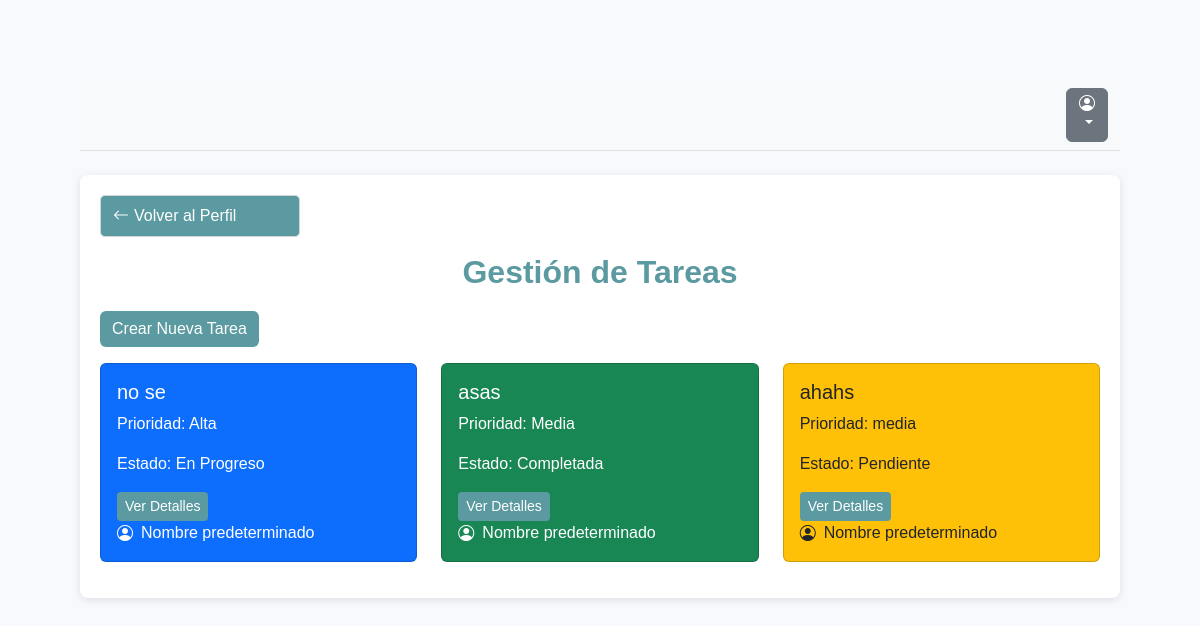
Page /tareas/ on the earlier database version.
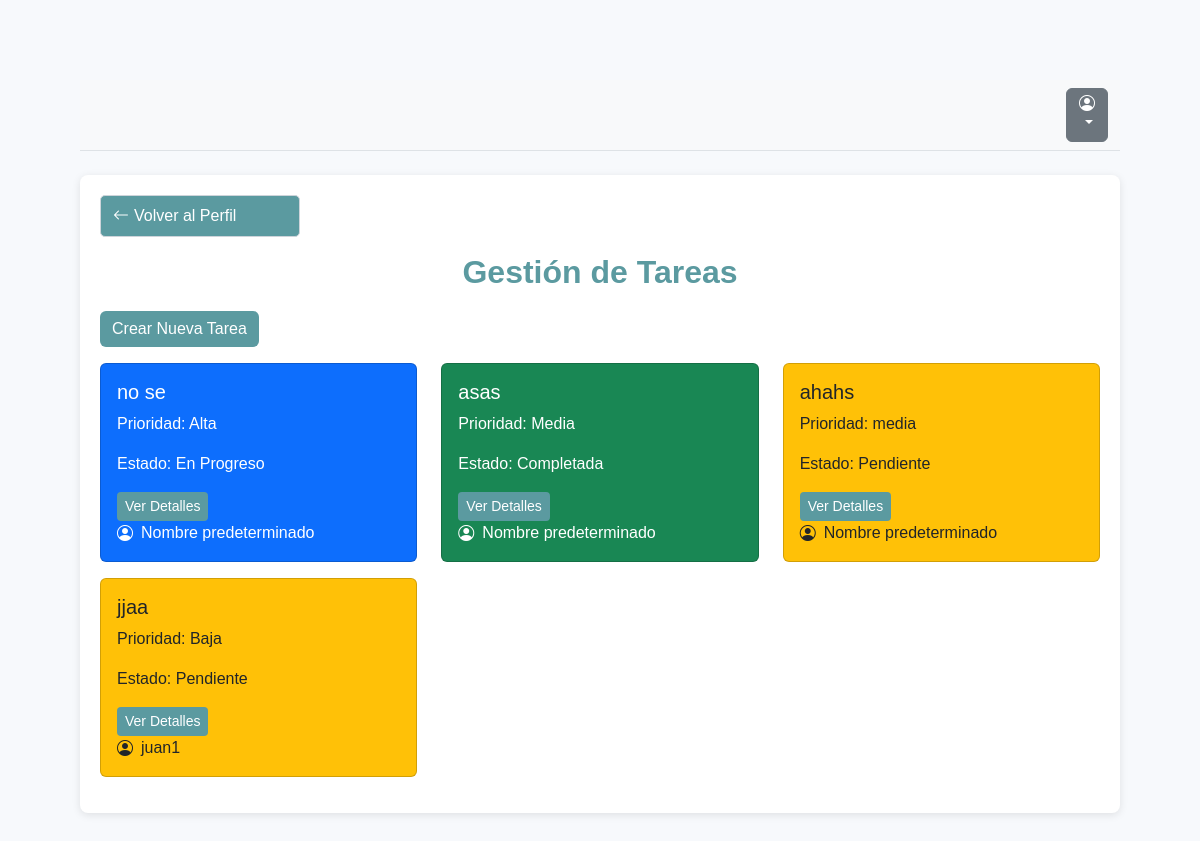
Same page on the later database version.
### project/models.py (models this page shows, shortened)
class Tarea(models.Model):
    id = models.AutoField(primary_key=True)
    titulo = models.CharField(max_length=100)
    descripcion = models.TextField()
    fecha_limite = models.DateField()
    prioridad = models.CharField(max_length=50)
    estado = models.CharField(max_length=50)
    observaciones = models.TextField(blank=True)
    equipo = models.ForeignKey(Equipo, on_delete=models.CASCADE)
    asignado_a = models.ForeignKey(Desarrollador, on_delete=models.CASCADE)

class Desarrollador(models.Model):
    id = models.AutoField(primary_key=True)
    usuario = models.OneToOneField(Usuario, on_delete=models.CASCADE)

class Usuario(models.Model):
    ADMINISTRADOR = 'Administrador'
    LIDER_PROYECTO = 'Líder de Proyecto'
    DESARROLLADOR = 'Desarrollador'
    ROLES = [
        (ADMINISTRADOR, 'Administrador'),
        (LIDER_PROYECTO, 'Líder de Proyecto'),
        (DESARROLLADOR, 'Desarrollador'),
    ]
    id = models.AutoField(primary_key=True)
    nombre = models.CharField(max_length=100, default="Nombre predeterminado")
    correo_electronico = models.EmailField(unique=True)
    contrasena = models.CharField(max_length=255)
    rol = models.CharField(max_length=50, choices=ROLES, default=DESARROLLADOR)

### project/views.py (the view, shortened to what this page needs)
# urls.py: path('tareas/', views.gestion_tareas, name='gestion_tareas'),
def gestion_tareas(request):
    tareas = Tarea.objects.all()
    desarrolladores = Desarrollador.objects.all()
    equipos = Equipo.objects.all()
    return render(request, 'gestion_tareas.html', {
        'tareas': tareas,
        'desarrolladores': desarrolladores,
        'equipos': equipos  # Pasar los equipos al contexto
    })

### project/templates/gestion_tareas.html (shortened to what this page needs)
{% load static %}
<!DOCTYPE html>
<html lang="es">
<head>
    <link href="https://cdn.jsdelivr.net/npm/bootstrap@5.3.3/dist/css/bootstrap.min.css" rel="stylesheet">
    <link href="https://cdn.jsdelivr.net/npm/bootstrap-icons/font/bootstrap-icons.css" rel="stylesheet">
    <link href="{% static 'css/gestion_tareas.css' %}" rel="stylesheet">
</head>
<body>
    <nav class="navbar navbar-expand-lg navbar-light bg-light border-bottom">
        <div class="container-fluid">
            <div class="dropdown ms-auto">
                <button class="btn btn-secondary dropdown-toggle" type="button" id="perfilMenu" data-bs-toggle="dropdown" aria-expanded="false">
                    <i class="bi bi-person-circle"></i>
                </button>
            </div>
        </div>
    </nav>
    <div class="container mt-4">
        <a href=""
                class="flecha-regresar mb-3">
                <i class="bi bi-arrow-left"></i> Volver al Perfil
        </a>
        <h2 class="text-center">Gestión de Tareas</h2>
        <button class="btn btn-primary mb-3" data-bs-toggle="modal" data-bs-target="#crearTareaModal">
            Crear Nueva Tarea
        </button>
        <div class="row">
            {% for tarea in tareas %}
                <div class="col-md-4 mb-3">
                    <div class="card {% if tarea.estado == 'Pendiente' %}bg-warning{% elif tarea.estado == 'En Progreso' %}bg-primary text-white{% elif tarea.estado == 'Completada' %}bg-success text-white{% endif %}">
                        <div class="card-body">
                            <h5 class="card-title">{{ tarea.titulo }}</h5>
                            <p class="card-text">Prioridad: {{ tarea.prioridad }}</p>
                            <p class="card-text">Estado: {{ tarea.estado }}</p>
                            <button class="btn btn-info btn-sm" data-bs-toggle="modal" data-bs-target="#detalleTareaModal{{ tarea.id }}">
                                Ver Detalles
                            </button>
                            <div class="d-flex align-items-center">
                                <i class="bi bi-person-circle me-2"></i>
                                <span>{{ tarea.asignado_a.usuario.nombre }}</span>
                            </div>
                        </div>
                    </div>
                </div>
            {% endfor %}
        </div>
    </div>
</body>
</html>

Differences in the rows shown:
added Tarea: titulo "jjaa", prioridad "Baja", estado "Pendiente", asignado_a.usuario.nombre "juan1"
